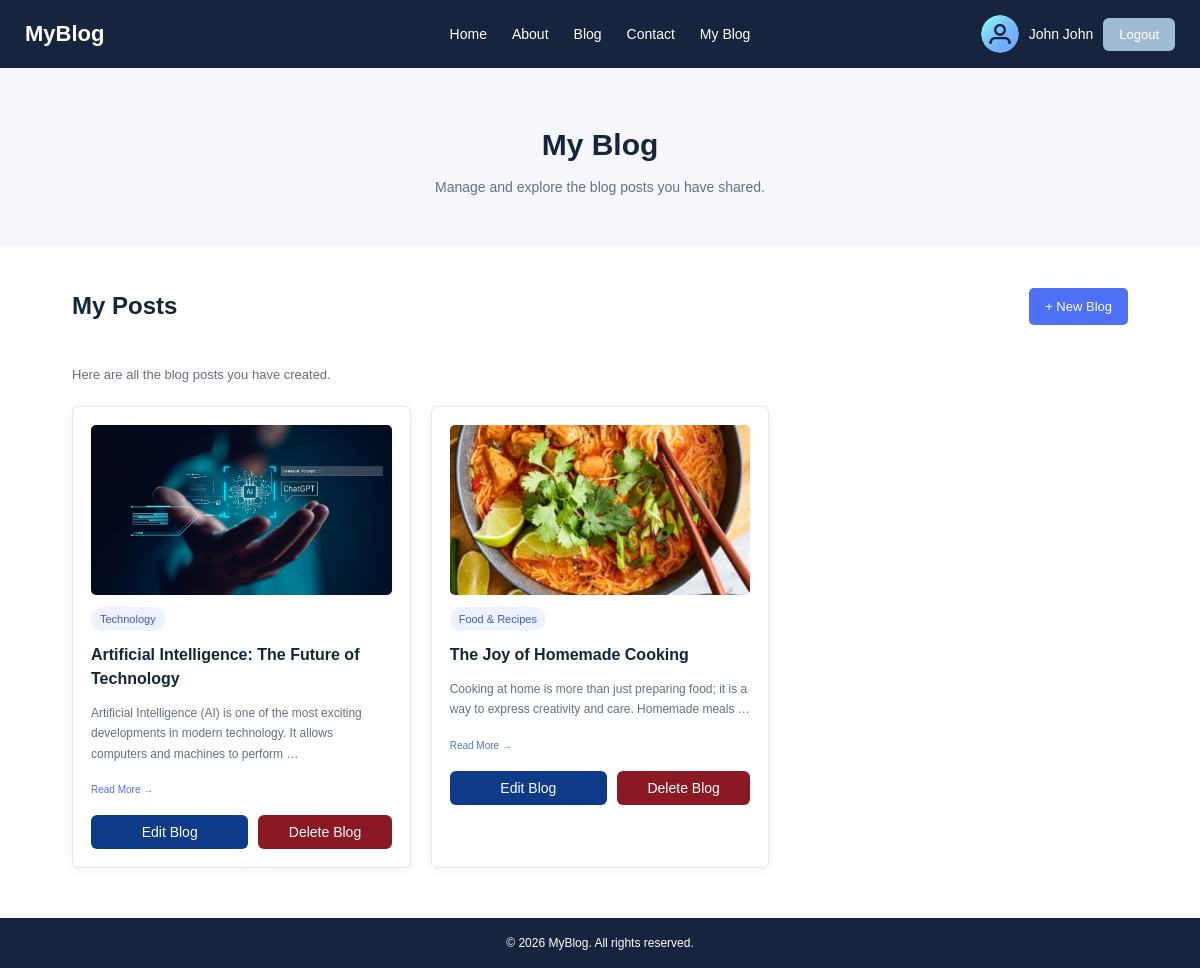
Page /my-blog/ (signed in) on the committed database.
### blogs/models.py (models this page shows, shortened)
class BlogPost(models.Model):
    STATUS_CHOICES = [
        ('draft', 'Draft'),
        ('published', 'Published'),
    ]
    title = models.CharField(max_length=200)
    content = models.TextField()
    image = models.ImageField(
        upload_to='blog_images/',
        blank=True,
        null=True
    )
    author = models.ForeignKey(
        settings.AUTH_USER_MODEL,
        on_delete=models.CASCADE,
        related_name='blog_posts',
    )
    category = models.ForeignKey(
        Category,
        on_delete=models.PROTECT,
        related_name='blog_posts',
        null=True,
        blank=True
    )
    status = models.CharField(
        max_length=10,
        choices=STATUS_CHOICES,
        default='draft',
    )
    created_at = models.DateTimeField(auto_now_add=True)
    updated_at = models.DateTimeField(auto_now=True)

class Category(models.Model):
    name = models.CharField(max_length=100, unique=True)
    description = models.TextField(blank=True)

### blogs/views.py (the view)
# urls.py: path('my-blog/', views.my_blog, name='my_blog'),
@login_required
def my_blog(request):
    posts = BlogPost.objects.filter(
        author=request.user
    ).select_related(
        'author', 'category'
    ).order_by('-created_at')
    context = {
        'posts': posts,
    }
    return render(request, 'my_blog.html', context)

### blogs/templates/my_blog.html (shortened to what this page needs)
{% load static %}
<!DOCTYPE html>
<html>
<head>
    <link rel="stylesheet" href="{% static 'style.css' %}">
</head>
<body>
    <header>
        <div class="logo">MyBlog</div>
        <nav class="nav-links">
            <ul>
                <li>
                    <a href="{% url 'blogs' %}">Home</a>
                </li>
                <li>
                    <a href="{% url 'about' %}#about">About</a>
                </li>
                <li>
                    <a href="{% url 'blog' %}">Blog</a>
                </li>
                <li>
                    <a href="{% url 'contact' %}" class="active">Contact</a>
                </li>
                <li>
                    <a href="{% url 'my_blog' %}" class="active">My Blog</a>
                </li>
            </ul>
        </nav>
        <div class="buttons">
            {% if user.is_authenticated %}
                <div class="profile-section">
                    <div class="profile-icon">
                        <img src="{% static 'images/profile.png' %}" alt="Profile">
                    </div>
                    <span class="profile-name">
                        {{ user.get_full_name|default:user.username }}
                    </span>
                    <form method="POST" action="{% url 'logout' %}">
                        <button type="submit" class="btn logout">
                            Logout
                        </button>
                    </form>
                </div>
            {% else %}
                <a href="{% url 'login' %}" class="btn login">Login</a>
                <a href="{% url 'signup' %}" class="btn signup">Sign Up</a>
            {% endif %}
        </div>
    </header>
    <section class="blog-intro">
        <h1>My Blog</h1>
        <p>Manage and explore the blog posts you have shared.</p>
    </section>
    <main class="blog-container">
        <div class="blog-top">
            <h2>My Posts</h2>
            <a href="{% url 'create_blog' %}" class="new-blog-btn">
                + New Blog
            </a>
        </div>
        <section class="latest-blogs" id="my-posts">
            <p class="blog-subtitle">
                Here are all the blog posts you have created.
            </p>
            <div class="blog-posts">
                {% for post in posts %}
                    <article class="blog-card">
                        {% if post.image %}
                            <img src="{{ post.image.url }}"
                                 alt="{{ post.title }}"
                                 class="blog-image">
                        {% else %}
                            <img src="{% static 'images/alone .jpeg' %}"
                                 alt="Blog"
                                 class="blog-image">
                        {% endif %}
                        <span class="blog-tag">
                            {{ post.category.name|default:"Uncategorized" }}
                        </span>
                        <h3>{{ post.title }}</h3>
                        <p class="blog-description">
                            {{ post.content|truncatewords:20 }}
                        </p>
                        <a href="{% url 'blog_detail' post.id %}?next={{ request.path|urlencode }}"
                           class="read-more">
                            Read More &rarr;
                        </a>
                        <div class="blog-actions">
                            <a href="{% url 'edit_blog' post.id %}"
                               class="edit-blog-btn">
                                Edit Blog
                            </a>
                            <form method="POST"
                                  action="{% url 'delete_blog' post.id %}"
                                  onsubmit="return confirm('Are you sure you want to delete this blog?');">
                                <button type="submit" class="delete-blog-btn">
                                    Delete Blog
                                </button>
                            </form>
                        </div>
                    </article>
                {% empty %}
                    <p>You haven't created any blog posts yet.</p>
                {% endfor %}
            </div>
        </section>
    </main>
    <footer>
        <p>&copy; 2026 MyBlog. All rights reserved.</p>
    </footer>
</body>
</html>

### blogs/static/style.css (style rules this page uses)
body { margin: 0; font-family: Arial, sans-serif; color: #17243e; }
header { display: flex; align-items: center; justify-content: space-between; padding: 15px 25px; background-color: #17243e; color: white; gap: 20px; }
.logo { font-size: 22px; font-weight: bold; flex: 1; }
.nav-links { flex: 2; display: flex; justify-content: center; }
.nav-links ul { display: flex; justify-content: center; align-items: center; gap: 25px; list-style: none; margin: 0; padding: 0; }
.nav-links a { text-decoration: none; color: white; font-size: 14px; }
.buttons { flex: 1; display: flex; align-items: center; justify-content: flex-end; gap: 12px; }
header .profile-section { display: flex; align-items: center; gap: 10px; }
header .profile-icon { width: 38px; height: 38px; flex: 0 0 38px; border-radius: 50%; overflow: hidden; }
header .profile-icon img { display: block; width: 38px; height: 38px; object-fit: cover; border-radius: 50%; }
header .profile-name { color: white; font-size: 14px; white-space: nowrap; }
header .profile-section form { margin: 0; }
.btn.logout { background-color: rgb(161, 187, 209); color: white; border: none; cursor: pointer; padding: 9px 16px; border-radius: 6px; font-size: 13px; }
.btn { display: inline-block; padding: 9px 16px; text-decoration: none; font-size: 13px; border-radius: 10px; }
footer { background-color: #17243e; color: white; text-align: center; padding: 15px; }
footer p { font-size: 11px; margin: 0; }
.blog-intro { text-align: center; padding: 35px 20px; background-color: #f5f7fb; }
.blog-intro h1 { font-size: 30px; color: #17243e; margin-bottom: 12px; }
.blog-intro p { color: #647084; font-size: 14px; line-height: 1.6; }
.blog-container { padding: 25px 6%; background-color: white; }
.blog-top { display: flex; justify-content: space-between; align-items: center; gap: 15px; margin-bottom: 25px; }
.new-blog-btn { display: inline-block; background-color: #4f70f5; color: white; padding: 11px 16px; border-radius: 5px; text-decoration: none; font-size: 13px; white-space: nowrap; }
.blog-subtitle { font-size: 13px; color: #647084; margin-bottom: 20px; line-height: 1.6; }
.blog-posts { display: grid; grid-template-columns: repeat(3, minmax(0, 1fr)); gap: 20px; }
.blog-card { width: auto; min-width: 0; box-sizing: border-box; padding: 18px; border: 1px solid #e5e7eb; border-radius: 6px; box-shadow: 0 2px 8px rgba(0, 0, 0, 0.06); background-color: white; }
.blog-image { display: block; width: 100%; height: 170px; object-fit: cover; border-radius: 5px; margin-bottom: 12px; }
.blog-tag { display: inline-block; background-color: #eef1ff; color: #405bd1; padding: 6px 9px; border-radius: 12px; font-size: 11px; }
.blog-card h3 { font-size: 16px; margin: 12px 0; line-height: 1.5; color: #17243e; }
.blog-description { font-size: 12px; line-height: 1.7; color: #647084; margin-bottom: 10px; }
.read-more { display: inline-block; color: #4f70f5; text-decoration: none; font-size: 10px; margin-top: 10px; }
footer { background-color: #17243e; color: white; text-align: center; padding: 18px; margin-top: 25px; }
footer p { font-size: 12px; }
.blog-actions { display: flex; flex-direction: row; justify-content: space-between; align-items: center; width: 100%; gap: 10px; margin-top: 18px; }
.blog-actions form { margin: 0; padding: 0; flex: 1; }
.blog-actions form button { width: 100%; }
.edit-blog-btn, .delete-blog-btn { flex: 1; display: inline-flex; justify-content: center; align-items: center; box-sizing: border-box; padding: 9px 12px; min-width: 0; border: none; border-radius: 6px; text-decoration: none; font-size: 14px; cursor: pointer; white-space: nowrap; }
.edit-blog-btn { background-color: #0e3a8a; color: white; }
.delete-blog-btn { background-color: #8a1924; color: white; }

### rows in the picture
BlogPost: image (picture), category.name "Technology", title "Artificial Intelligence: The Future of Technology", content "Artificial Intelligence (AI) is one of the most exciting developments in modern technology. It allows computers and machines to perform …"
BlogPost: image (picture), category.name "Food & Recipes", title "The Joy of Homemade Cooking", content "Cooking at home is more than just preparing food; it is a way to express creativity and care. Homemade meals …"

### other values in the picture
{{ user.get_full_name|default:user.username }} "John John"
